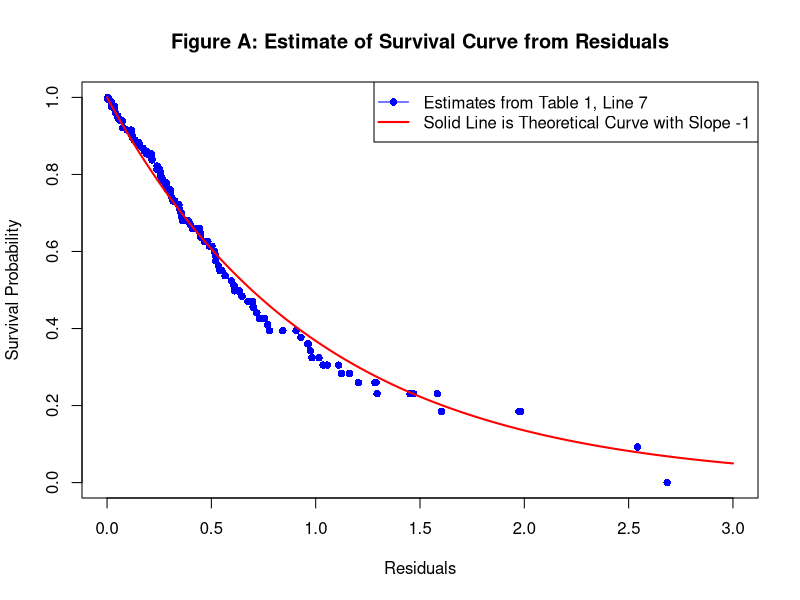

This figure's R source:
## ---- chunk 1
library(data.table)
library(survival)
library(tidyverse)
dt <- data.table(jasa)
# add 0.5 day to those died on day 0
dt[, futime:= pmax(0.5,futime)]
# remove 0.5 day in wait.time for those who had the transplant
# and death at the same date
dt[wait.time==futime & !is.na(wait.time), wait.time:= (wait.time -0.5)]
# add ID as patient unique unique identifiers
dt[,id:= (1:nrow(dt))]

dt$accept.age = ifelse(dt$transplant == 1, 
                        as.numeric(dt$accept.dt - dt$birth.dt) / 365.25, dt$age)

dt$tx.age =  as.numeric(dt$tx.date - dt$birth.dt) / 365.25
dt$tx.age[is.na(dt$tx.age)] = 0

dt$tx.cal = dt$tx.date - as.Date("1967-10-01") 
#dt$tx.cal[is.na(dt$tx.cal)] = 0

s.dt = tmerge(dt, dt, id=id,
              death = event(futime, fustat),
              tx = tdc(wait.time))

# transplant accept.age, surgery, mismatch, hla.a2, mscore are fixed
# tx.cal, wait.time, tx.age are time independent


s.dt1 <- s.dt %>% 
  select(id, tx, tstart, tstop, wait.time, tx.cal, accept.age, tx.age, 
         surgery, mismatch, hla.a2, mscore, reject, death) %>% 
  rename(z_0 = tx, z_1 = wait.time, z_2 = tx.cal, z_3 = accept.age,
         z_4 = tx.age, z_5 = surgery, z_7 = mismatch, z_8 = hla.a2, z_9 = mscore)

line7 = coxph(Surv(tstart, tstop, death) ~ z_0 + z_4:z_0 + z_5, 
              data=s.dt1, ties="breslow")
resid = residuals(line7)
fitted = s.dt1$death - resid

plotdt = survfit(Surv(fitted, s.dt1$death)~1)
surv_prob <- plotdt$surv
trans_time <-  plotdt$time

# Plot dots for each coordinate
plot(trans_time, surv_prob, type = "p", pch = 16, 
     xlim =c(0, 3), col = "blue", xlab = "Residuals", 
     ylab = "Survival Probability", 
     main = "Figure A: Estimate of Survival Curve from Residuals")

# Add e^-t line
t <- seq(0, 3, length.out = 100)  # Range of residuals
y <- exp(-t)  # Calculate e^-t values
lines(t, y, col = "red", lwd = 2)  # Add line to the plot

legend("topright", legend = c("Estimates from Table 1, Line 7", 
                            "Solid Line is Theoretical Curve with Slope -1"), 
        col = c("blue", "red"), lty = c(1, 1), 
        lwd = c(1, 2), pch = c(16, NA))

